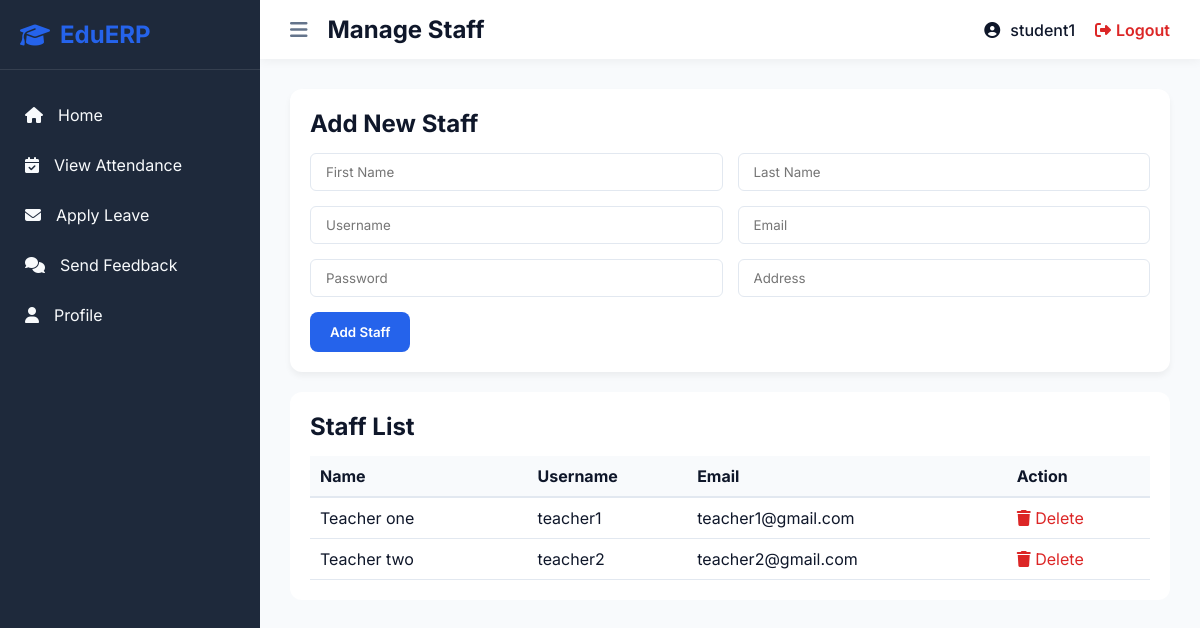
The page /management/manage_staff/ (signed in) on the database its author committed.
### accounts/models.py (models this page shows)
class CustomUser(AbstractUser):
    USER_TYPE_CHOICES = ((1, "HOD"), (2, "Staff"), (3, "Student"))
    user_type = models.IntegerField(choices=USER_TYPE_CHOICES, default=1)
    class Meta:
        db_table = 'CUSTOM_USER_TABLE'

### staff/models.py (models this page shows)
class Staff(models.Model):
    id = models.AutoField(primary_key=True)
    admin = models.OneToOneField(CustomUser, on_delete=models.CASCADE)
    address = models.TextField()
    created_at = models.DateTimeField(auto_now_add=True)
    updated_at = models.DateTimeField(auto_now=True)
    class Meta:
        db_table = 'STAFF_TABLE'

### management/views.py (the view)
# urls.py: path('manage_staff/', views.manage_staff, name='manage_staff'),
@login_required(login_url='/')
def manage_staff(request):
    return render(request, 'management/manage_staff.html', {'staffs': Staff.objects.all()})

### management/templates/management/manage_staff.html (shortened to what this page needs)
{% extends 'base.html' %}
{% block page_title %}Manage Staff{% endblock %}
{% block content %}
<div class="content-section" style="background: white; padding: 20px; border-radius: 12px; box-shadow: 0 4px 6px rgba(0,0,0,0.05);">
    <h2>Add New Staff</h2>
    <form action="{% url 'add_staff_save' %}" method="POST" style="margin-top: 15px;">
        <div style="display: grid; grid-template-columns: 1fr 1fr; gap: 15px;">
            <input type="text" name="first_name" placeholder="First Name" required class="form-input">
            <input type="text" name="last_name" placeholder="Last Name" required class="form-input">
            <input type="text" name="username" placeholder="Username" required class="form-input">
            <input type="email" name="email" placeholder="Email" required class="form-input">
            <input type="password" name="password" placeholder="Password" required class="form-input">
            <input type="text" name="address" placeholder="Address" required class="form-input">
        </div>
        <button type="submit" class="btn-primary" style="margin-top: 15px;">Add Staff</button>
    </form>
</div>
<div class="content-section" style="background: white; padding: 20px; border-radius: 12px; margin-top: 20px;">
    <h2>Staff List</h2>
    <table style="width: 100%; text-align: left; margin-top: 15px; border-collapse: collapse;">
        <tr style="background: var(--bg-color); border-bottom: 2px solid var(--border-color);">
            <th style="padding: 10px;">Name</th>
            <th>Username</th>
            <th>Email</th>
            <th>Action</th>
        </tr>
        {% for staff in staffs %}
        <tr style="border-bottom: 1px solid var(--border-color);">
            <td style="padding: 10px;">{{ staff.admin.first_name }} {{ staff.admin.last_name }}</td>
            <td>{{ staff.admin.username }}</td>
            <td>{{ staff.admin.email }}</td>
            <td><a href="{% url 'delete_staff' staff.admin.id %}" style="color: var(--danger); text-decoration: none;"><i class="fas fa-trash"></i> Delete</a></td>
        </tr>
        {% endfor %}
    </table>
</div>
{% endblock %}

### templates/base.html (shortened to what this page needs)
<!DOCTYPE html>
<html lang="en">
<head>
    <link rel="stylesheet" href="https://cdnjs.cloudflare.com/ajax/libs/font-awesome/6.4.0/css/all.min.css">
    <link rel="stylesheet" href="/static/css/style.css">
</head>
<body>
    <div class="app-container">
        <aside class="sidebar">
            <div class="sidebar-header">
                <h2><i class="fas fa-graduation-cap"></i> EduERP</h2>
            </div>
            <ul class="sidebar-menu">
                {% if request.user.user_type == 1 %}
                    <li><a href="{% url 'admin_home' %}"><i class="fas fa-home"></i> Home</a></li>
                    <li><a href="{% url 'manage_staff' %}"><i class="fas fa-users"></i> Staff</a></li>
                    <li><a href="{% url 'manage_student' %}"><i class="fas fa-user-graduate"></i> Students</a></li>
                    <li><a href="{% url 'manage_course' %}"><i class="fas fa-book"></i> Courses</a></li>
                    <li><a href="{% url 'manage_subject' %}"><i class="fas fa-book-open"></i> Subjects</a></li>
                    <li><a href="{% url 'admin_staff_attendance' %}"><i class="fas fa-calendar-check"></i> Staff Attendance</a></li>
                    <li><a href="{% url 'admin_leave_requests' %}"><i class="fas fa-envelope"></i> Leave Requests</a></li>
                    <li><a href="{% url 'admin_feedback_message' %}"><i class="fas fa-comments"></i> Feedback</a></li>
                {% elif request.user.user_type == 3 %}
                    <li><a href="{% url 'student_home' %}"><i class="fas fa-home"></i> Home</a></li>
                    <li><a href="{% url 'student_view_attendance' %}"><i class="fas fa-calendar-check"></i> View Attendance</a></li>
                    <li><a href="{% url 'student_apply_leave' %}"><i class="fas fa-envelope"></i> Apply Leave</a></li>
                    <li><a href="{% url 'student_feedback' %}"><i class="fas fa-comments"></i> Send Feedback</a></li>
                {% endif %}
                <li><a href="{% url 'profile_view' %}"><i class="fas fa-user"></i> Profile</a></li>
            </ul>
        </aside>
        <div class="main-content">
            <header class="top-header">
                <div class="header-left">
                    <button id="toggle-sidebar" class="btn-icon"><i class="fas fa-bars"></i></button>
                    <h2>{% block page_title %}Dashboard{% endblock %}</h2>
                </div>
                <div class="header-right">
                    <div class="user-profile">
                        <i class="fas fa-user-circle"></i>
                        <a href="{% url 'profile_view' %}" style="text-decoration: none; color: inherit;">{{ request.user.username }}</a>
                    </div>
                    <a href="{% url 'logout_user' %}" class="btn-logout"><i class="fas fa-sign-out-alt"></i> Logout</a>
                </div>
            </header>
            <main class="page-content">
                {% block content %}
                {% endblock %}
            </main>
        </div>
    </div>
</body>
</html>

### static/css/style.css (style rules this page uses)
:root { --primary: #2563eb; --primary-hover: #1d4ed8; --secondary: #475569; --bg-color: #f8fafc; --card-bg: #ffffff; --text-main: #0f172a; --text-muted: #64748b; --border-color: #e2e8f0; --sidebar-bg: #1e293b; --sidebar-text: #f8fafc; --sidebar-hover: #334155; --sidebar-active: #475569; --success: #16a34a; --danger: #dc2626; --warning: #ca8a04; }
* { margin: 0; padding: 0; box-sizing: border-box; font-family: 'Inter', sans-serif; }
body { background-color: var(--bg-color); color: var(--text-main); }
.btn-primary { background: var(--primary); color: white; border: none; padding: 12px 20px; border-radius: 8px; cursor: pointer; font-weight: 600; transition: all 0.3s; }
.app-container { display: flex; min-height: 100vh; }
.sidebar { width: 260px; background: var(--sidebar-bg); color: var(--sidebar-text); transition: all 0.3s; position: fixed; height: 100vh; z-index: 100; }
.sidebar-header { padding: 20px; border-bottom: 1px solid rgba(255,255,255,0.1); }
.sidebar-header h2 { display: flex; align-items: center; gap: 10px; font-size: 24px; color: var(--primary); }
.sidebar-menu { list-style: none; padding: 20px 0; }
.sidebar-menu li a { display: flex; align-items: center; gap: 15px; padding: 15px 25px; color: var(--sidebar-text); text-decoration: none; transition: all 0.3s; }
.main-content { flex: 1; margin-left: 260px; transition: all 0.3s; }
.top-header { background: var(--card-bg); padding: 15px 30px; display: flex; justify-content: space-between; align-items: center; box-shadow: 0 2px 10px rgba(0,0,0,0.05); position: sticky; top: 0; z-index: 90; }
.header-left { display: flex; align-items: center; gap: 20px; }
.btn-icon { background: none; border: none; font-size: 20px; color: var(--text-muted); cursor: pointer; transition: color 0.3s; }
.header-right { display: flex; align-items: center; gap: 20px; }
.user-profile { display: flex; align-items: center; gap: 10px; font-weight: 500; }
.btn-logout { color: var(--danger); text-decoration: none; display: flex; align-items: center; gap: 5px; font-weight: 600; transition: opacity 0.3s; }
.page-content { padding: 30px; }
.form-input { width: 100%; padding: 10px 15px; border: 1px solid var(--border-color); border-radius: 6px; outline: none; font-family: 'Inter', sans-serif; }

### rows shown on the page
CustomUser: user.username "student1"
Staff: admin.first_name "Teacher", admin.last_name "one", admin.username "teacher1", admin.email "teacher1@gmail.com"
Staff: admin.first_name "Teacher", admin.last_name "two", admin.username "teacher2", admin.email "teacher2@gmail.com"
